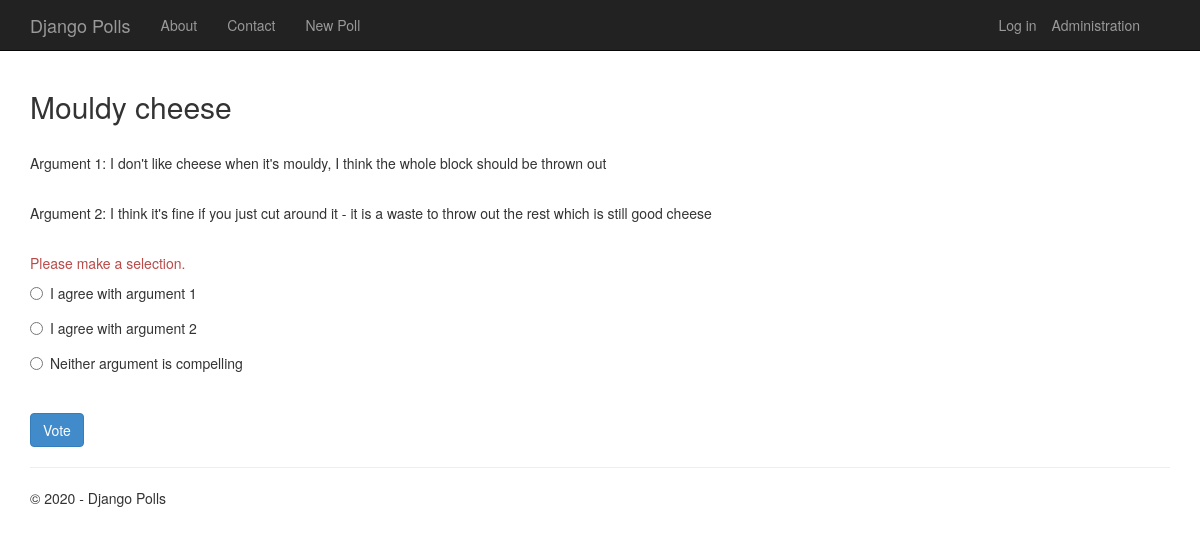
Screenshot of /18/vote/ with the database file from the repository.
### app/models.py (models this page shows, shortened)
class Poll(models.Model):
    fields = ['case_title','p1_arg','p2_arg']
    text = models.CharField(max_length=200)
    arg1 = models.CharField(max_length=200)
    arg2 = models.CharField(max_length=200)
    pub_date = models.DateTimeField('date published', default=timezone.now)

class Choice(models.Model):
    poll = models.ForeignKey(Poll, on_delete=models.CASCADE)
    text = models.CharField(max_length=200)
    votes = models.IntegerField(default=0)

### app/views.py (the view)
# urls.py: path('<int:poll_id>/vote/', app.views.vote, name='vote'),
def vote(request, poll_id):
    poll = get_object_or_404(Poll, pk=poll_id)
    try:
        selected_choice = poll.choice_set.get(pk=request.POST['choice'])
    except (KeyError, Choice.DoesNotExist):
        return render(request, 'app/details.html', {
            'title': 'Poll',
            'year': datetime.now().year,
            'poll': poll,
            'error_message': "Please make a selection.",
    })
    else:
        selected_choice.votes += 1
        selected_choice.save()
        return HttpResponseRedirect(reverse('app:results', args=(poll.id,)))

### app/templates/app/details.html (shortened to what this page needs)
{% extends "app/layout.html" %}
{% block content %}
<h2>{{poll.text}}</h2>
<br />
<p>Argument 1: {{poll.arg1}}</p>
<br />
<p>Argument 2: {{poll.arg2}}</p>
<br />
{% if error_message %}
<p class="text-danger">{{error_message}}</p>
{% endif %}
<form action="{% url 'app:vote' poll.id %}" method="post">
{% for choice in poll.choice_set.all %}
    <div class="radio">
        <label>
            <input type="radio" name="choice" id="choice{{ forloop.counter }}" value="{{ choice.id }}" />
            {{ choice.text }}
        </label>
    </div>
{% endfor %}
    <br />
    <button class="btn btn-primary" type="submit">Vote</button>
</form>
{% endblock %}

### app/static/app/content/site.css (style rules this page uses)
body { padding-top: 50px; padding-bottom: 20px; }
input, select, textarea { max-width: 280px; }
.radio, .checkbox { margin-bottom: 20px; }

### rows the page displays
Poll: text "Mouldy cheese", arg1 "I don't like cheese when it's mouldy, I think the whole block should be thrown out", arg2 "I think it's fine if you just cut around it - it is a waste to throw out the rest which is still good cheese"
Choice: text "I agree with argument 1"
Choice: text "I agree with argument 2"
Choice: text "Neither argument is compelling"

### other values shown
{{ error_message }} "Please make a selection."
